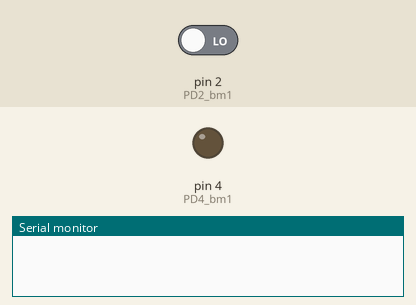
This sketch was run on a simulated Arduino Uno, built with avr-gcc and run on an emulated ATmega328P. Parts: output pins drawn as LEDs (lit = HIGH), the last lines printed to the serial monitor. The test bench sets the inputs (shaded band); at power-on: pin 2 (PD2_bm1) LOW.

Above: at 1.2 s.
1.3 s: pin 2 (PD2_bm1) driven HIGH
2.8 s: pin 2 (PD2_bm1) driven LOW
At 3.6 s:
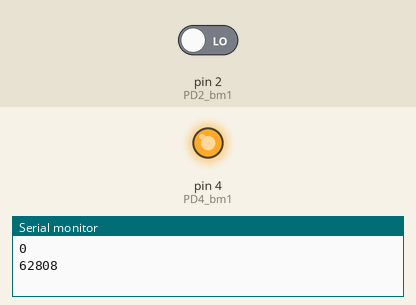
Timing chart, 0 to 5.8 s (numbered marks = the images above; inputs shaded):
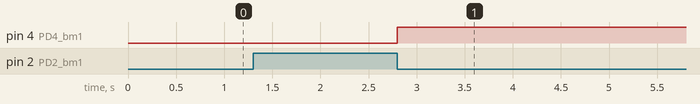

Measured:
- after the input at 2.8 s, pin 4 (PD4_bm1): LOW → HIGH at once

The sketch:

Pulse_width_measurement_arduino.ino
```cpp
////////////////////////////////////////////////////////////
/* Code written by Gaurav Duggal 06-12-2021               */
//Reference: Atmega 328 datasheet and Arduino Reference page
////////////////////////////////////////////////////////////
/* This code uses the INT O hardware interrupt and timer1 in the atmega 328 to measure the pulse high and low time
 *  It is assumed the high time corresponds to the tx pulse duration + setup time. This is generally used to control
 *  the rx-tx switch in a radar. This code also generates a NOT signal on PD4 (pin 7 ) to protect the secondary rx array
 *  from the high tx transmit power. pin 7 is toggled within 5 us of the rx-tx switch being toggled.
 *  NOTE: Multiple the readings outputted by the serial port by 4us to get the on and off time in seconds.
 */
//use internal arduino library interrupt or direct register level code, the latter is faster
#define ARDUINO_INTERRUPTS 0
//use to enable print messages on the Serial UART
#define ENABLE_PRINTS 1
#define sig 2
#define PD4_bm1  (1<<PD4)
#define PD4_bm2 ~(1<<PD4)
#define PD2_bm1  (1<<PD2)
#define PD2_bm2 ~(1<<PD2)

volatile unsigned int prev_state = 0;
volatile unsigned int state = 0;
#if ENABLE_PRINTS
volatile unsigned int ti = {0};
volatile unsigned int gtime[2] = {0};
volatile byte flag = 0;
volatile byte f_idx = 0;
volatile int ctr = 0;
#endif
void setup() {

  cli();
  #if ENABLE_PRINTS
  Serial.begin(230400);
  #endif
  // Pin 2 / PD2 sig  on the arduino is input
  DDRD = DDRD & PD2_bm2;
  //This pin4/PD4 controls the rf switch
  DDRD = DDRD | PD4_bm1;


#if ARDUINO_INTERRUPTS
  attachInterrupt(digitalPinToInterrupt(sig), INT_ISR, CHANGE);
#else
  EIMSK &= ~(1 << INT0);               /* disable INT0 while we configure */
  EICRA = 0;
  EICRA |= (1 << ISC00);                /* trigger INT0 when pin 2 changes */
  EIMSK |= (1 << INT0);                 /* enable INT0 */
#endif
#if ENABLE_PRINTS
  timer1_init();
#endif

  sei();


}
#if ARDUINO_INTERRUPTS
void INT_ISR()
#else
ISR(INT0_vect)
#endif
{
  state = PIND & PD2_bm1;
  if (state != prev_state)
    {

      #if ENABLE_PRINTS
      ti = TCNT1;
      flag=1;
      #endif

      prev_state = state;
      if (state==0)
        {
          PORTD = PORTD | PD4_bm1;
          #if ENABLE_PRINTS
          TCNT1 = 0;
          gtime[0] = ti;
          #endif
        }
      else
        {
          PORTD = PORTD & PD4_bm2;
          #if ENABLE_PRINTS
          TCNT1 = 0;
          gtime[1] = ti;
          #endif
        }
    }


}

// This sets the timer1 to count every 16 us.
void timer1_init()
{
  cli();
    // set up timer with no prescaling
    TCCR1A = 0;
    //prescaler = 64
    TCCR1B = (0 << CS12)| (1<<CS11)| (1<<CS10);
/*
CS12 CS11 CS10 Description
0 0 0 No clock source (Timer/Counter stopped).
0 0 1 clkI/O/1 (no prescaling)
0 1 0 clkI/O/8 (from prescaler)
0 1 1 clkI/O/64 (from prescaler)
1 0 0 clkI/O/256 (from prescaler)
1 0 1 clkI/O/1024 (from prescaler)
*/
    // initialize counter
    TCNT1 = 0;

    sei();
}


void loop()
{

while(1)
{
#if ENABLE_PRINTS
   if (flag == 1)
  {
    ctr++;
    //print timings over serial once every 2000 interrupts
    if (ctr > 2000)
    {
      //Multiply value by 4e-6 to get time in seconds;
    Serial.println(gtime[f_idx]);
    ctr = 0;
    flag = 0;
    f_idx++;
    f_idx &= 1;
    }
  }
#endif
}
}
```
